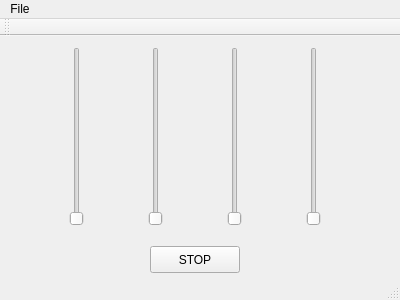
<?xml version="1.0" encoding="UTF-8"?>
<ui version="4.0">
 <class>MainWindow</class>
 <widget class="QMainWindow" name="MainWindow">
  <property name="geometry">
   <rect>
    <x>0</x>
    <y>0</y>
    <width>400</width>
    <height>300</height>
   </rect>
  </property>
  <property name="windowTitle">
   <string>MainWindow</string>
  </property>
  <widget class="QWidget" name="centralWidget">
   <widget class="QWidget" name="horizontalLayoutWidget">
    <property name="geometry">
     <rect>
      <x>0</x>
      <y>0</y>
      <width>391</width>
      <height>201</height>
     </rect>
    </property>
    <layout class="QHBoxLayout" name="horizontalLayout">
     <item>
      <widget class="QSlider" name="slider1">
       <property name="orientation">
        <enum>Qt::Vertical</enum>
       </property>
      </widget>
     </item>
     <item>
      <widget class="QSlider" name="slider2">
       <property name="orientation">
        <enum>Qt::Vertical</enum>
       </property>
      </widget>
     </item>
     <item>
      <widget class="QSlider" name="slider3">
       <property name="orientation">
        <enum>Qt::Vertical</enum>
       </property>
      </widget>
     </item>
     <item>
      <widget class="QSlider" name="slider4">
       <property name="orientation">
        <enum>Qt::Vertical</enum>
       </property>
      </widget>
     </item>
    </layout>
   </widget>
   <widget class="QPushButton" name="stopbutton">
    <property name="geometry">
     <rect>
      <x>150</x>
      <y>210</y>
      <width>90</width>
      <height>27</height>
     </rect>
    </property>
    <property name="text">
     <string>STOP</string>
    </property>
   </widget>
  </widget>
  <widget class="QMenuBar" name="menuBar">
   <property name="geometry">
    <rect>
     <x>0</x>
     <y>0</y>
     <width>400</width>
     <height>23</height>
    </rect>
   </property>
   <widget class="QMenu" name="menuFile">
    <property name="title">
     <string>File</string>
    </property>
    <addaction name="actionOpen_IP"/>
   </widget>
   <addaction name="menuFile"/>
  </widget>
  <widget class="QToolBar" name="mainToolBar">
   <attribute name="toolBarArea">
    <enum>TopToolBarArea</enum>
   </attribute>
   <attribute name="toolBarBreak">
    <bool>false</bool>
   </attribute>
  </widget>
  <widget class="QStatusBar" name="statusBar"/>
  <action name="actionOpen_IP">
   <property name="text">
    <string>Open IP</string>
   </property>
  </action>
 </widget>
 <layoutdefault spacing="6" margin="11"/>
 <resources/>
 <connections/>
</ui>
